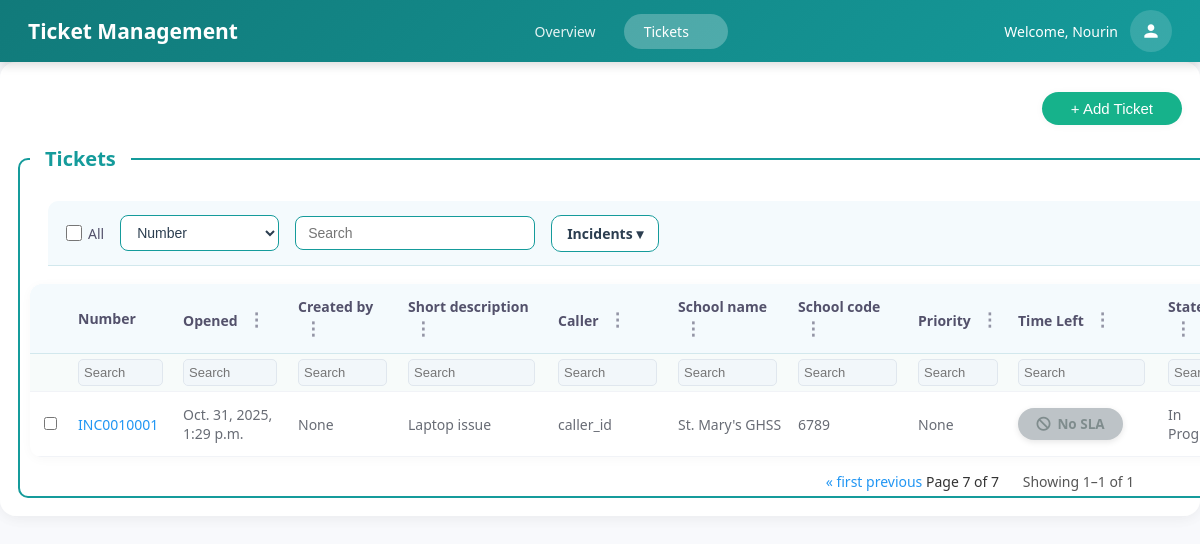
The page /dashboard?page=7 (signed in) on the database its author committed.
### servicedeskapp/models.py (models this page shows, shortened)
class Create_Ticket(models.Model):
    category=models.CharField(max_length=100,choices=Category_Choices,blank=True,null=True)
    channel=models.CharField(max_length=100,choices=Channel_Choices,blank=True,default='email',null=True)
    modules=models.CharField(max_length=100,blank=True,null=True,choices=Modules_Choices)
    state=models.CharField(max_length=100,choices=State_Choices,null=True,blank=True,default='')
    caller=models.CharField(max_length=100,blank=True,null=True)
    platform=models.CharField(max_length=100,choices=Platform_Choices,blank=True,null=True)
    impact=models.CharField(max_length=100,choices=Impact_Choices,default='low')
    number = models.CharField(max_length=50,blank=True,null=True)
    school_name=models.CharField(max_length=100,blank=True,null=True)
    school_code=models.CharField(max_length=100,blank=True,null=True)
    urgency=models.CharField(max_length=100,choices=Urgency_Choices,default='low')
    created_at=models.DateTimeField(auto_now_add=True)
    priority = models.ForeignKey('Priority_Data', on_delete=models.SET_NULL, null=True, blank=True)
    updated_at = models.DateTimeField(auto_now=True)
    assignment_group = models.CharField(max_length=100,blank=True, null=True)
    created_by=models.CharField(max_length=100,null=True,blank=True)
    updated_by = models.CharField(max_length=100,blank=True,null=True)
    assigned_to = models.CharField(max_length=100,blank=True,null=True)
    short_description = models.CharField(max_length=255,default='')
    description = models.TextField(blank=True,null=True)
    additional_comments = models.TextField(blank=True,null=True)
    work_notes = models.TextField(blank=True,null=True)
    parent_incident = models.CharField(max_length=100,blank=True,null=True)
    problem=models.CharField(max_length=100,blank=True,null=True)
    change_request=models.CharField(max_length=100,blank=True,null=True)
    caused_by_change=models.CharField(max_length=100,blank=True,null=True)
    resolved_by=models.CharField(max_length=100,blank=True,null=True)
    resolution_code=models.CharField(max_length=100,choices=Resolution_Code_Choices,default='duplicate')
    resolution_notes=models.TextField(blank=True,null=True)
    caller_details = models.ForeignKey('Caller_Details',on_delete=models.SET_NULL,null=True,blank=True,related_name='tickets')
    due_at = models.DateTimeField(null=True, blank=True)
    resolved_at = models.DateTimeField(null=True, blank=True)

### servicedeskapp/views.py (the view)
# urls.py: path('dashboard',views.dashboard,name='dashboard'),
def dashboard(request):
    filter_type = request.GET.get('filter')
    all_tickets = Create_Ticket.objects.all().order_by('-created_at')
    if filter_type == 'resolved':
        all_tickets = all_tickets.filter(state='resolved')
    for ticket in all_tickets:
        caller=Caller_Details.objects.filter(caller_name=ticket.caller).first()
        ticket.caller_email = ticket.caller_details.caller_email if ticket.caller_details else None
        if ticket.priority and ticket.priority.time and ticket.priority.unit:
            sla_minutes = ticket.priority.time
            if ticket.priority.unit == 'hours':
                sla_minutes *= 60
            elif ticket.priority.unit == 'days':
                sla_minutes *= 1440  # 24*60
            deadline = ticket.created_at + timedelta(minutes=sla_minutes)
            remaining = deadline - timezone.now()
            if remaining.total_seconds() > 0:
                total_hours_left = remaining.total_seconds() / 3600
                if total_hours_left > 48:          # More than 2 days
                    ticket.time_left_badge_class = "safe"
                elif total_hours_left > 24:         # 1–2 days
                    ticket.time_left_badge_class = "approaching"
                elif total_hours_left > 4:          # 4–24 hours
                    ticket.time_left_badge_class = "warning"
                else:                               # Less than 4 hours
                    ticket.time_left_badge_class = "urgent"
                days = remaining.days
                hours = int(remaining.total_seconds() / 3600) % 24
                minutes = int(remaining.total_seconds() / 60) % 60
                if days > 0:
                    ticket.time_left = f"{days}d {hours}h"
                elif hours > 0:
                    ticket.time_left = f"{hours}h {minutes}m"
                else:
                    ticket.time_left = f"{minutes}m"
            else:
                ticket.time_left = "Overdue"
                ticket.time_left_badge_class = "overdue"
        else:
            ticket.time_left = "No SLA"
            ticket.time_left_badge_class = "nosla"
    paginator = Paginator(all_tickets, 8)
    page_number = request.GET.get('page')
    try:
        page_obj = paginator.page(page_number)
    except (PageNotAnInteger, EmptyPage):
        page_obj = paginator.page(1)
    fields_to_serialize = (
        'number',
        'short_description',
        'caller',
        'priority',
        'state',
        'category',
        'assigned_to',
        'updated_at',
        'id',
        'school_name',
        'school_code',
        'assignment_group',
        'updated_by'
    )
    serialized_tickets = serialize('json', all_tickets, fields=fields_to_serialize)
    temp_list = json.loads(serialized_tickets)
    processed_tickets = []
    for item in temp_list:
        ticket_data = item['fields']
        ticket_data['id'] = item['pk']
        processed_tickets.append(ticket_data)
    tickets_json = json.dumps(processed_tickets)
    context = {
        'tickets': page_obj.object_list,
        'ticket_count': paginator.count,
        'tickets_json': tickets_json,
        'page_obj': page_obj,
        'current_username': request.session.get('username'),
        'current_user_fullname': request.session.get('name', request.session.get('username')),
        'current_filter': filter_type,
    }
    return render(request, 'tickets/dashboard.html', context)

### servicedeskapp/templates/tickets/dashboard.html (shortened to what this page needs)
{% load static %}
{% load tz %}
<!DOCTYPE html>
<html lang="en">
<head>
<link rel="stylesheet" href="https://cdnjs.cloudflare.com/ajax/libs/font-awesome/6.5.0/css/all.min.css">
<link rel="stylesheet" href="{% static 'dashboard.css' %}">
</head>
<body>
<div class="topbar">
    <div class="topbar-brand">Ticket Management</div>
    <nav class="topbar-nav">
        <a href="{% url 'overview' %}">Overview</a>
        <div class="topbar-dropdown-container">
        <a href="{% url 'dashboard' %}" class="active topbar-dropdown-toggle">
            Tickets <span class="dropdown-arrow">▼</span>
        </a>
    </div>
    </nav>
    <div class="topbar-user">
        <span>Welcome, {{ request.session.name|default:request.session.username }}</span>
    <div class="profile-dropdown">
        <button class="profile-btn" title="User Menu">
            <svg class="profile-icon" viewBox="0 0 24 24" fill="currentColor">
                <path d="M12 12c2.21 0 4-1.79 4-4s-1.79-4-4-4-4 1.79-4 4 1.79 4 4 4zm0 2c-2.67 0-8 1.34-8 4v2h16v-2c0-2.66-5.33-4-8-4z"/>
            </svg>
        </button>
    </div>
</div>
</div>
    <div class="main-content">
      <div class="content-area">
        <form method="POST" action="{% url 'delete_tickets' %}" onsubmit="return confirm('Are you sure you want to delete the selected tickets?');">
        <div class="search-and-table-container">
          <header class="header">
            <a href="{% url 'create' %}"><button type="button" class="add-ticket-btn">+ Add Ticket</button></a>
          </header>
          <fieldset class="page-title-fieldset">
          <legend>Tickets</legend>
<div class="ticket-toolbar-modern">
    <div class="toolbar-controls">
        <label class="select-all-label">
            <input type="checkbox" id="selectAll"> All
        </label>
        <select id="columnSelect" class="toolbar-select">
            <option>Number</option>
        </select>
        <input type="text" id="globalSearch" class="toolbar-search" placeholder="Search">
        <div class="menu-container">
  <div class="menu-button">Incidents ▾</div>
</div>
    </div>
</div>
    <table id="incidentsTable">
    <thead>
        <tr>
            <th></th>
            <th data-col="number">Number </th>
            <th data-col="opened">Opened <span class="col-menu">⋮</span></th>
            <th data-col="created">Created by <span class="col-menu">⋮</span></th>
            <th data-col="desc">Short description <span class="col-menu">⋮</span></th>
            <th data-col="caller">Caller <span class="col-menu">⋮</span></th>
            <th data-col="school_name">School name <span class="col-menu">⋮</span></th>
            <th data-col="school_code">School code <span class="col-menu">⋮</span></th>
            <th data-col="priority">Priority <span class="col-menu">⋮</span></th>
            <th data-col="time_left">Time Left <span class="col-menu">⋮</span></th>
            <th data-col="state">State <span class="col-menu">⋮</span></th>
        </tr>
        <tr class="search-row">
            <td></td>
            <td><input type="text" data-col="number" placeholder="Search"></td>
            <td><input type="text" data-col="opened" placeholder="Search"></td>
            <td><input type="text" data-col="created" placeholder="Search"></td>
            <td><input type="text" data-col="desc" placeholder="Search"></td>
            <td><input type="text" data-col="caller" placeholder="Search"></td>
            <td><input type="text" data-col="school_name" placeholder="Search"></td>
            <td><input type="text" data-col="school_code" placeholder="Search"></td>
            <td><input type="text" data-col="priority" placeholder="Search"></td>
            <td><input type="text" data-col="time_left" placeholder="Search"></td>
            <td><input type="text" data-col="state" placeholder="Search"></td>
        </tr>
    </thead>
    <tbody id="tableBody">
        {% for ticket in tickets %}
        <tr data-number="{{ ticket.number }}">
            <td><input type="checkbox" name="selected_tickets" value="{{ ticket.id }}" class="rowCheck"></td>
            <td><a href="{% url 'update' ticket_id=ticket.id %}">{{ ticket.number }}</a></td>
            <td>{% localtime on %}{{ ticket.created_at|date:"M. d, Y, P" }}{% endlocaltime %}</td>
            <td>{{ ticket.created_by }}</td>
            <td>{{ ticket.short_description }}</td>
            <td>{{ ticket.caller }}</td>
            <td>{{ ticket.school_name }}</td>
            <td>{{ ticket.school_code }}</td>
            <td>{{ ticket.priority }}</td>
            <td class="time-left-cell">
                <span class="time-badge badge-{{ ticket.time_left_badge_class }}">
                    {% if ticket.time_left == 'Overdue' %}
                        <i class="fas fa-exclamation-triangle"></i>
                    {% elif ticket.time_left == 'No SLA' %}
                        <i class="fas fa-ban"></i>
                    {% else %}
                        <i class="fas fa-clock"></i>
                    {% endif %}
                    {{ ticket.time_left }}
                </span>
            </td>
            <td>{{ ticket.get_state_display }}</td>
        </tr>
        {% endfor %}
    </tbody>
</table>
   <div class="pagination">
    <span>
        {% if page_obj.has_previous %}
            <a href="?page=1">&laquo; first</a>
            <a href="?page={{ page_obj.previous_page_number }}">previous</a>
        {% endif %}
        Page {{ page_obj.number }} of {{ page_obj.paginator.num_pages }}
    </span>
</div>
</div>
      </div>
      </div>
</body>
</html>

### rows shown on the page
Create_Ticket: number "INC0010001", created_at "Oct. 31, 2025, 1:29 p.m.", created_by "None", short_description "Laptop issue", caller "caller_id", school_name "St. Mary's GHSS", school_code "6789", priority "None", time_left "No SLA", state "In…"

### other values the page prints
{{ request.session.name|default:request.session.username }} "Nourin"
{{ page_obj.number }} "7"
{{ page_obj.paginator.num_pages }} "7"
